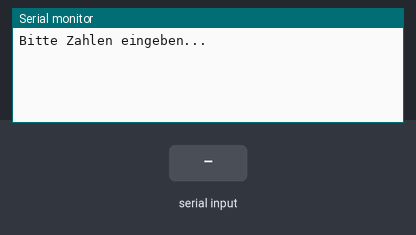
Recording of a sketch running on a simulated Arduino Uno, built with avr-gcc and run on an emulated ATmega328P. Shown: the last lines printed to the serial monitor. The test bench sets the inputs (shaded band).

Above: at 1.2 s.
1.3 s: "90,45\n" received over Serial
At 2.0 s:
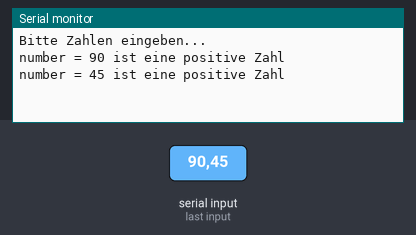
2.8 s: "30,150\n" received over Serial
At 5.0 s:
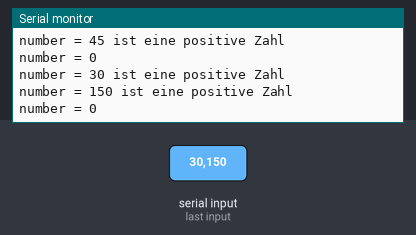
Timing chart, 0 to 6.5 s (numbered marks = the images above; inputs shaded):
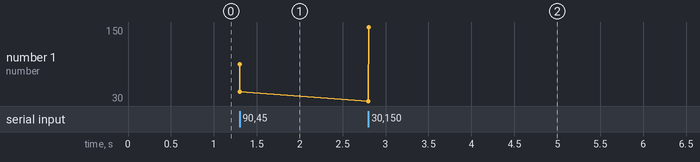

Measured:
- after the input at 1.3 s, the serial monitor: prints a new line at once (image 1)
- after the input at 2.8 s, the serial monitor: prints a new line at once (image 2)
- plotted number 1: 45 → 150 after the input at 2.8 s

The sketch:

Arduino_C_Programmieren_if.ino
```cpp
void setup() {

  Serial.begin(115200); // serielle Schnittstelle initialisieren
  Serial.println("Bitte Zahlen eingeben...");
}

void loop()
{
  // Prüfen Sie, ob sich im seriellen Puffer Daten befinden.
  if( Serial.available() )
  {
    // Integer Wert von der seriellen Schnittstelle lesen
    // und in die Variable number speichern
    int number = Serial.parseInt();

    Serial.print("number = ");
    Serial.print(number);

    if(number > 0)
    {
      Serial.print(" ist eine positive Zahl\n");
    }

    Serial.println();  //Zeilenumbruch
  }
}
```
